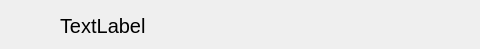
<?xml version="1.0" encoding="UTF-8"?>
<ui version="4.0">
 <class>ProfileBar</class>
 <widget class="QWidget" name="ProfileBar">
  <property name="geometry">
   <rect>
    <x>0</x>
    <y>0</y>
    <width>480</width>
    <height>49</height>
   </rect>
  </property>
  <property name="windowTitle">
   <string>Form</string>
  </property>
  <widget class="QWidget" name="widget" native="true">
   <property name="geometry">
    <rect>
     <x>0</x>
     <y>0</y>
     <width>51</width>
     <height>51</height>
    </rect>
   </property>
   <property name="styleSheet">
    <string notr="true">border-image: url(:/images/image/imagetest.png);</string>
   </property>
  </widget>
  <widget class="QLabel" name="label">
   <property name="geometry">
    <rect>
     <x>60</x>
     <y>0</y>
     <width>101</width>
     <height>51</height>
    </rect>
   </property>
   <property name="font">
    <font>
     <pointsize>15</pointsize>
    </font>
   </property>
   <property name="text">
    <string>TextLabel</string>
   </property>
  </widget>
 </widget>
 <resources/>
 <connections/>
</ui>
